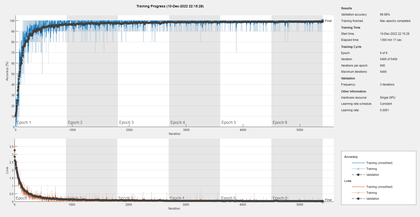
%> input picture resources/retrainedmodel.png, 420 x 217 px, shrunk from 1705 x 880 before the run
$ octave --eval "result = get_feature_vector(imread('resources/retrainedmodel.png'));"   (GNU Octave 9; MATLAB toolbox functions it lacks are replaced by stand-ins)
%> lines starting %> are read from the running program, lines starting %| are printed output that depends on the picture; in (x1, y1, x2, y2) boxes, pixels count from 0 and x2, y2 are one past the last pixel; in counts of white or black regions, pixels touching at a corner belong together; the program's own positions count from 1
### services/get_feature_vector.m
% [179 lines left out: function get_feature_vector, not called in this run]

### get_feature_vector.m
function sample = get_feature_vector(I_RGB)

% INPUT: RGB IMAGE
% OUTPUT: FEATURE VECTOR


% Read the Image
%I_RGB = imread('A1.jpg');

%% Sample array contains the features

sample = zeros(1,18);

%% Feature No.1, No.2, No.3 => Mean of RGB Channels
% [6 lines of commented-out code are left out]

%% Feature No.4 Number of edge pixels Using "Canny Edge Detector"

I = rgb2gray(I_RGB);
% Performing edge detection using canny

bw = edge(I,'canny');
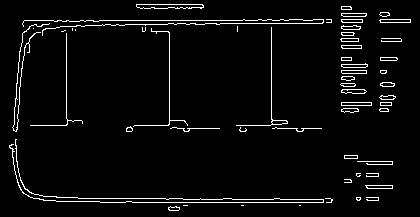
%> bw: size 217x420 logical; 4.1% white in thin lines or dots

region = regionprops(bw);  %test
%> region = 55 regions; largest, box (x1, y1, x2, y2), Area and Centroid: (9, 139, 324, 203) 734 [146.8 194.8], (22, 19, 324, 36) 605 [175.8 23.1], (12, 23, 50, 132) 266 [23.2 72.4], (133, 28, 188, 127) 175 [166 87.6], (236, 27, 288, 126) 168 [270.1 96.5]
% Plotting the boundingbox
figure;
imshow(bw); hold on;
for k = 1 : length(region)
  thisBB = region(k).BoundingBox;
  rectangle('Position', [thisBB(1),thisBB(2),thisBB(3),thisBB(4)],...
  'EdgeColor','r','LineWidth',2 );
end
%> this loop made 55 passes
%> thisBB on passes 1 to 12: [9.5 139.5 315 64], [12.5 23.5 38 109], [22.5 19.5 302 17], [30.5 33.5 53 93], [33.5 28.5 1 1], [61.5 30.5 5 2], [72.5 28.5 1 3], [75.5 29.5 1 2], [126.5 126.5 7 6], [133.5 28.5 55 99], [136.5 4.5 68 5], [142.5 27.5 4 5]
legend
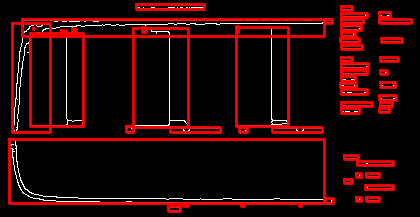
%> figure redrawn from the program's plot data
hold off;


% visualization
figure;
imshow(bw)
title('Canny Filter')
%%%%%%
numberOfBins = 256;
[r, cl, x] = size(bw);
%> r = 217; cl = 420; x = 1
[pixelCount, grayLevels] = imhist(bw);
%> pixelCount = [87421; 3719]; grayLevels = [0; 1]
count_edge_pixels = pixelCount(2)
%> count_edge_pixels = 3719
sample(4)=count_edge_pixels;

%% Feature No.5 Contrast of Image

image_contrast = max(I(:)) - min(I(:));
%> image_contrast = 230
sample(5)=image_contrast;

%% Feature No.6, 7 Skewness, Kurtosis

[pixelCounts GLs] = imhist(I);
%> pixelCounts = 256 values, max 22610 at index 241, min 0 at index 1, mean 356; GLs = 256 values from 0 to 255

[skew , kurtosis] = GetSkewAndKurtosis(GLs, pixelCounts)
%> in GetSkewAndKurtosis, `numberOfPixels = sum(pixelCounts);`: numberOfPixels = 91140
%> in GetSkewAndKurtosis, `meanGL = sum(GLs .* pixelCounts) / numberOfPixels;`: meanGL = 234.6
%> in GetSkewAndKurtosis, `varianceGL = sum((GLs - meanGL) .^ 2 .* pixelCounts) / (numberOfPixels..`: varianceGL = 831.8
%> in GetSkewAndKurtosis, `sd = sqrt(varianceGL);`: sd = 28.84
%> in GetSkewAndKurtosis, `skew = sum((GLs - meanGL) .^ 3 .* pixelCounts) / ((numberOfPixels - 1)..`: skew = -3.97
%> in GetSkewAndKurtosis, `kurtosis = sum((GLs - meanGL) .^ 4 .* pixelCounts) / ((numberOfPixels ..`: kurtosis = 21.97
%> skew = -3.97; kurtosis = 21.97

sample(6)=skew;
sample(7)=kurtosis;

% Binarizing the image by using graythresh

figure;
imhist(I);
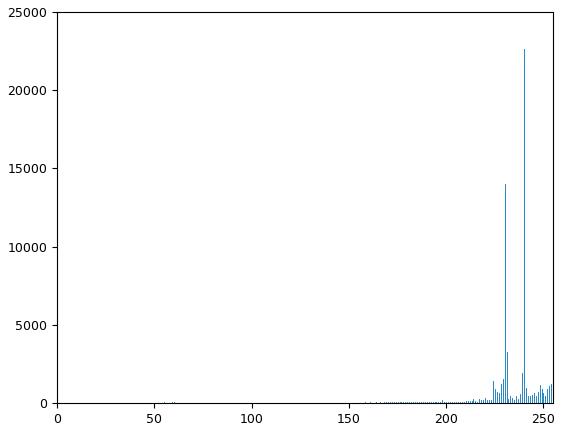
%> figure redrawn from the program's plot data; highest point at x = 240, y = 22610
level = graythresh(I);
%> level = 0.698
BW = imbinarize(I,level);
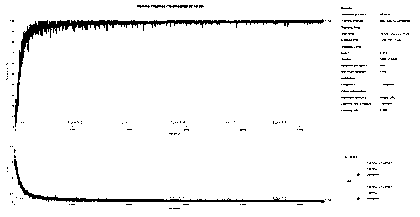
%> BW: size 217x420 logical; 95.9% white; 206 black regions (199 under 20 px), largest, box (x1, y1, x2, y2) and area: (14, 19, 324, 127) 1823, (14, 159, 325, 203) 920, (166, 5, 188, 8) 45
% Inverting the image

BW = ~BW;
%> BW: size 217x420 logical; 4.1% white; 206 white regions (199 under 20 px)

CC = bwconncomp(BW);
%> CC = 206 connected components
disp(CC)
%> (printed output is left out)

figure;
imshowpair(I,BW,'montage');

%stats = regionprops(CC)


%% Feature No.8, 9, 10 => Area, Centroid, BoundingBox


measurements = regionprops(CC);
%> measurements = 206 regions; largest, box (x1, y1, x2, y2), Area and Centroid: (14, 19, 324, 127) 1823 [120.7 32.7], (14, 159, 325, 203) 920 [143 198.1], (166, 5, 188, 8) 45 [178.8 6.8], (151, 5, 165, 8) 29 [158.7 6.8], (137, 5, 150, 8) 24 [143.7 6.7]

sample(8)=measurements(1).Area;
sample(9)=measurements(1).Centroid(1);
sample(10)=measurements(1).Centroid(2);
sample(11)=measurements(1).BoundingBox(1);
sample(12)=measurements(1).BoundingBox(2);
sample(13)=measurements(1).BoundingBox(3);
sample(14)=measurements(1).BoundingBox(4);

% Plotting the boundingbox
for k = 1 : length(measurements)
  thisBB = measurements(k).BoundingBox;
  rectangle('Position', [thisBB(1),thisBB(2),thisBB(3),thisBB(4)],...
  'EdgeColor','r','LineWidth',2 );
end
%> this loop made 206 passes
%> thisBB on passes 1 to 3: [6.5 63.5 2 2], [6.5 78.5 2 2], [7.5 68.5 1 1]
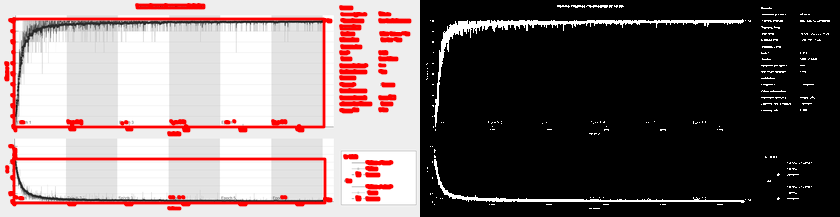
%> figure redrawn from the program's plot data


%% Feature No. 11 Extracting SIFT Features

SIFT_points = detectSIFTFeatures(I)
%> SIFT_points = 164 points; strongest (x, y): (323, 202), (323, 202), (323, 22), (145, 201), (145, 201)

sample(10)==SIFT_points.Scale;
figure
imshow(I);
hold on;
plot(SIFT_points.selectStrongest(10))
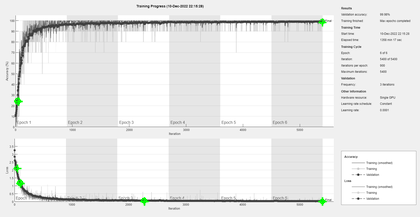
%> figure redrawn from the program's plot data

%%  Feature No. 12 Extracting ORB Features

ORB_points = detectORBFeatures(I,'ScaleFactor',1.01,'NumLevels',3);
%> ORB_points = 430 points; strongest (x, y): (359, 175), (33, 36), (41, 32), (44, 32), (35, 34)

figure;
imshow(I)
hold on
plot(ORB_points)
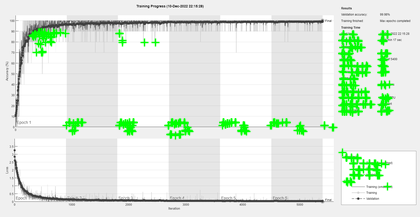
%> figure redrawn from the program's plot data
hold off

%% Feature No. 13 Extracting SURF Features

%> (the run ends here)
